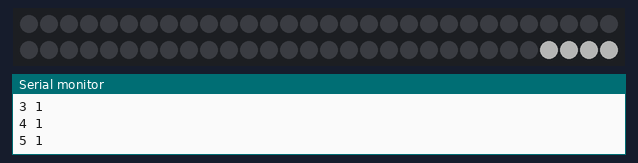
Recording of a sketch running on a simulated ATtiny85, built with avr-gcc and run on an emulated ATtiny85. Parts: 60 RGB LEDs in strip order, left to right, continuing on the next row, the last lines printed to the serial monitor. Dim RGB values are drawn brighter than linear.

Above: at 0.16 s.
At 8.61 s:
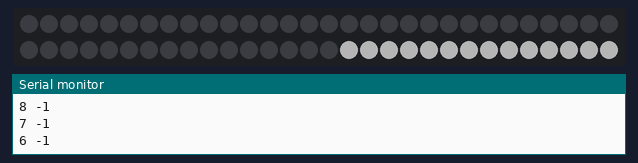
At 18.91 s:
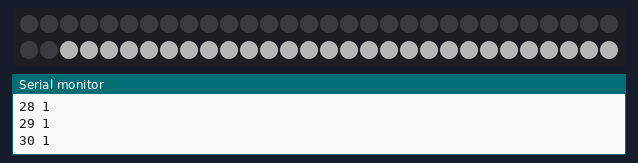
At 28.46 s:
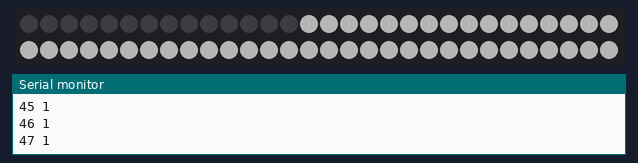
At 37.91 s:
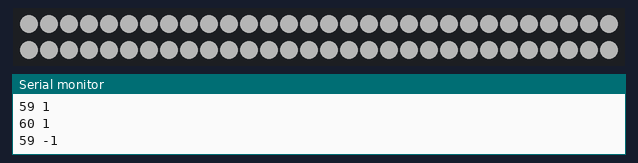

The sketch:

forLoopDotStars.ino
```cpp
//Light libraries

#include <Adafruit_DotStar.h>
#include "SPI.h" // Comment out this line if using Trinket or Gemma
//#include "Adafruit_WS2801.h"
#ifdef __AVR_ATtiny85__
 #include <avr/power.h>
#endif

//math library
#include <math.h>

//Light initializing
#define NUMPIXELS 60 // Number of LEDs in strip
#define DATAPIN    4    // Green wire on DotStar
#define CLOCKPIN   5    // Yellow wire on DotStar
Adafruit_DotStar strip = Adafruit_DotStar(
  NUMPIXELS, DATAPIN, CLOCKPIN, DOTSTAR_BRG);

//Pixel initializing
//uint8_t dataPin  = 2;    // Yellow wire on Adafruit Pixels
//uint8_t clockPin = 3;    // Green wire on Adafruit Pixels
//Adafruit_WS2801 strip = Adafruit_WS2801(25, dataPin, clockPin);

const int numlights = 60;
const int steady_lights = 3;
const int light_low = 3;
const int light_high = numlights - 1;
int light_val = 0;
int light_direction = 1;
uint8_t change = 1;
uint32_t curr_color = 0x404040; //Note that the leds are GRB

char inChar; // Data received from the serial port
String stringVal;
float floatVal;
const int COmin = 200; //multiply manually by sigMultiplier
const int COmax = 800; //multiply manually by sigMultiplier
const int sigMultiplier = 1;
void setup() {
   strip.begin();
  // Update LED contents, to start they are all 'off'
  strip.show();

   Serial.begin(9600); // Start serial communication at 9600 bps
   //establishContact();*/
 }
 void loop() {
   test();
   /*
   if (Serial.available() > 0){
     inChar = Serial.read();
     if (inChar != '\n')
     {
       stringVal+=inChar;
     }
     floatVal = stringVal.toFloat();
   }
   else {
    stringVal = "";
    light_val = map(floatVal * sigMultiplier, COmin, COmax, light_low, light_high);
    light_val = constrain(light_val, light_low, light_high);
    update_light_height();
    Serial.println("Arduino read " + String(floatVal) + " Light val: " + String(light_val));
   }*/
   delay(30);
}
void establishContact(){
  while (Serial.available()<=0){
    Serial.println("A");
    delay(30);
  }
}

void update_light_height()
{ //turn all except 3 off
  for(int i=0; i <= light_high; i++){
    strip.setPixelColor(i,0x000000);
  }
  for(int i=light_high; i >light_high - steady_lights; i--){
    strip.setPixelColor(i,curr_color);
  }
  //update to new value
  for (int i=light_high - steady_lights; i > light_high - steady_lights - light_val; i--)
 {
  strip.setPixelColor(i, curr_color);
 }
 strip.show();
}

void test(){
  if(light_val > light_high){
    light_direction = -1;
  }
  else if(light_val < 0){
    light_direction = 1;
  }
  light_val += change * light_direction;
  Serial.print(light_val);
  Serial.print(" ");
  Serial.println(light_direction);
  update_light_height();
}
```
